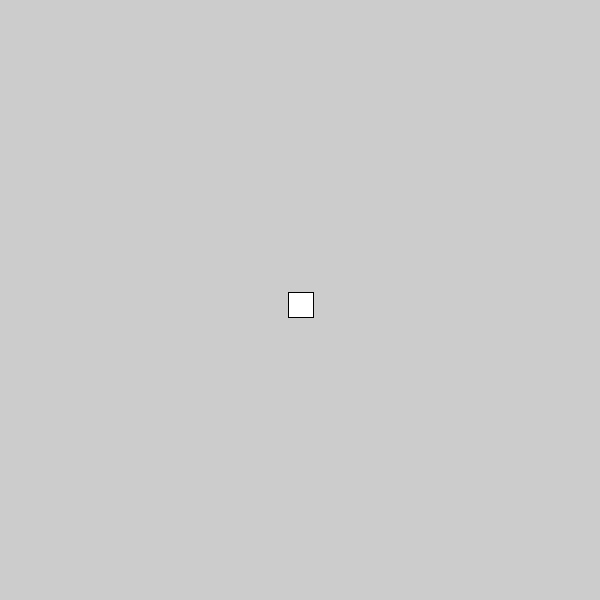
Frame 1 (no input)
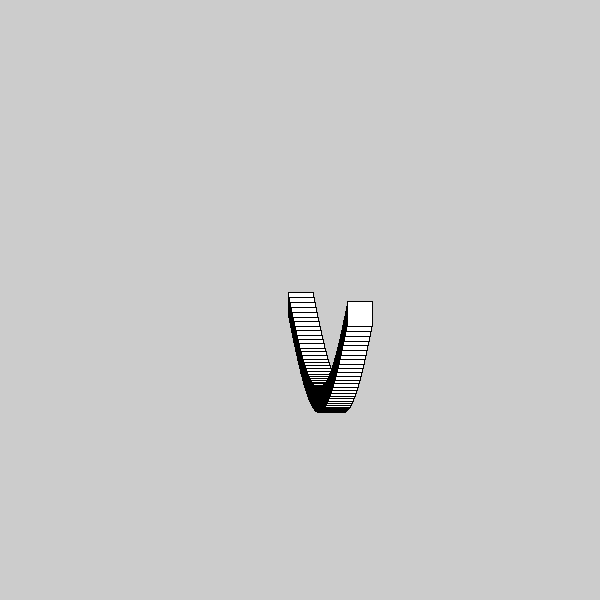
Frame 60 (the mouse pressed at the canvas centre just before this capture)
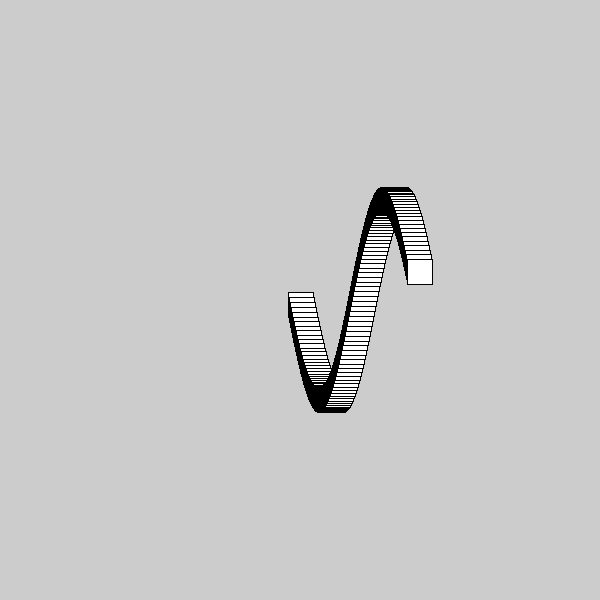
Frame 120 (the mouse held since frame 60 and released just before this capture)

The Processing sketch that drew these frames (run headless with seeded random() and noise(); from frame 60 on, the mouse is pressed at the canvas centre):

// Processing sketch: wVES
// ── wVES.pde
PVector position;
float theta;
int orbitRadius = 100;

void setup() {
  size (600, 600);
  rectMode(CENTER);
  position = new PVector(width/2, height/2);
}


int xSpeed = 1;
void draw() {
  //background(255);
  theta += .05;
  //or theta = frameCount;
  //position.x = cos(theta)*orbitRadius+mouseX;
  position.y = sin(theta)*orbitRadius+height/2;

  //position.x ++;
  
  
  position.x += xSpeed;
  if (position.x >= width || position.x <= 0) {
    xSpeed = -xSpeed;
  }
  
  rect(position.x, position.y, 25, 25);
}
